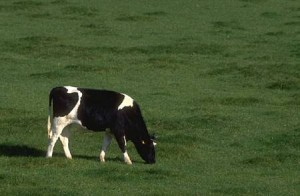
#> input picture Lab_5/cow.jpg, 300 x 196 px
$ jupyter execute BTTH5_23520510_BuiNgocHoan.ipynb   (shell and % lines are left out)
#> lines starting #> are read from the running program, lines starting #| are printed output that depends on the picture; after the words box and inside, x2 and y2 are one past the last pixel; in counts of white or black regions, pixels touching at a corner belong together
[cell 1]
import os
import numpy as np
import matplotlib.pyplot as plt

import cv2

[cell 2]
import numpy as np
from scipy.stats import multivariate_normal

### ASSIGNMENT 1

[cell 3]
class GMM(object):

    weights = None
    means = None
    covars = None
    k=None
    iterations =100
    convergence_th=1e-3
    ric=None

    def __init__(self, n_components=1, tol=1e-3, max_iter=100):
        """
        A Gaussian mixture model trained via the expectation maximization
        algorithm.

        Parameters
        ----------

        n_components: The number of mixture components.
        tol: The convergence threshold
        """
        self.k=n_components
        self.iterations=max_iter
        self.convergence_th=tol


    def initialize_params(self, X, kmeans=False):
        """
        Initialize the starting GMM parameters.

        Parameters
        ----------
        X : A collection of `N` training data points, each with dimension `d`.
        kmeans: A boolean flag for determining if to initialize the params with kmeans or randomly.
        """

        self.means = np.random.rand(self.k,X.shape[1])
        self.covars = np.zeros((self.k, X.shape[1], X.shape[1]))
        for k in range(self.k):
            self.covars[k] = np.eye(X.shape[1])
        self.weights=[1/self.k]*self.k
        self.ric = np.zeros((X.shape[0], self.k))

    def formula(self,x,u,sigma,d):
        first_term = 1/(((2*np.pi)**(d/2))*np.sqrt(sigma))
        exp = -0.5*(np.dot(np.dot((x-u).T,np.linalg.inv(sigma)),(x-u)))
        second_term = np.exp(exp)
        return first_term*second_term

    def E_step(self, X):
        """
        Find the Expectation of the log-likelihood evaluated using the current estimate for the parameters

        Parameters
        ----------
        X : A collection of `N` data points, each with dimension `d`.
        """
        n=X.shape[0]
        d = X.shape[1]

        nan_mask = np.isnan(self.covars)
        inf_mask = np.isinf(self.covars)
        self.covars[nan_mask] = 1e-6
        self.covars[inf_mask] = 1e-6

        for c in range(self.k):
            self.ric[:,c]= self.weights[c]*multivariate_normal.pdf(X,mean=self.means[c],cov=self.covars[c],allow_singular=True)
        for i in range(n):
            self.ric[i] = self.ric[i]/np.sum(self.ric[i])
        return

    def M_step(self, X):
        """
        Updates parameters maximizing the expected log-likelihood found on the E step.

        Parameters
        ----------
        X : A collection of `N` data points, each with dimension `d`.
        """
        n=X.shape[0]
        d=X.shape[1]

        for c in range(self.k):
            self.weights[c]=np.sum(self.ric[:,c])/n

        for c in range(self.k):
            clusterSum = np.sum(self.ric[:, c])
            self.means[c] = np.sum(X * self.ric[:, c][:, np.newaxis], axis=0) / clusterSum
            diff = X - self.means[c]

            self.covars[c] = (np.dot(self.ric[:, c] * diff.T, diff)/ clusterSum)
            self.weights[c] = clusterSum / n


    def fit(self, X, y=None):
        """
        Fit the parameters of the GMM on some training data.

        Parameters
        ----------
        X : A collection of `N` training data points, each with dimension `d`.
        y: not used
        """
        self.initialize_params(X)
        for i in range(self.iterations):
            self.E_step(X)
            self.M_step(X)

    def predict(self, X):
        """
        Predict the labels for the data samples in X using trained model.

        Parameters
        ----------
        X : A collection of `M` data points, each with dimension `d`.

        Returns
        -------
        Predicted labels.
        """
        N = X.shape[0]
        gamma = np.zeros((N, self.k))
        for k in range(self.k):
            pdf = multivariate_normal(mean=self.means[k], cov=self.covars[k])
            gamma[:, k] = self.weights[k] * pdf.pdf(X)
        return np.argmax(gamma, axis=1)

### ASSIGNMENT 2

[cell 4]
from google.colab import files
uploaded = files.upload()
#> the answer given: cow.jpg

[cell 5]
test_img = cv2.imread('cow.jpg')
#> test_img is the input picture: shape (196, 300, 3); mean B, G, R 47.4, 84.9, 68

[cell 6]
def plot_rgb(img, figsize=None, title=None, xlabel=None, ylabel=None, interpolation=None, save=False, save_name=None):
    eps = 0.0001

    img = img.astype(np.float64)
    img = (img - np.min(img)) / (np.max(img) - np.min(img) + eps)

    fig = plt.figure(num=None, figsize=figsize, dpi=100)
    fig.tight_layout()

    if interpolation != None:
        plt.imshow(img, interpolation = interpolation)
    else:
        plt.imshow(img)

    plt.title(title)
    plt.xlabel(xlabel)
    plt.ylabel(ylabel)
    # plt.axis('off')

    if save:
        if save_name is None:
            save_name = title

        # plt.imsave(f'../imgs/{save_name}.png', img)
        plt.savefig(f'../results/{save_name}.png', bbox_inches='tight')

    plt.show()
    plt.close(fig)

[cell 7]
test_img = cv2.cvtColor(test_img, cv2.COLOR_BGR2RGB)

plot_rgb(test_img, figsize=(5, 5))

[cell 8]
from sklearn.preprocessing import StandardScaler
X = np.reshape(test_img,(test_img.shape[0]*test_img.shape[1],test_img.shape[2]) )
sc = StandardScaler()
scaledX= sc.fit_transform(X)

[cell 9]
X

[cell 10]
gmm = GMM(n_components=3,max_iter=10)

[cell 11]
gmm.fit(scaledX)

[cell 12]
gmm.means

[cell 13]
pred= gmm.predict(scaledX)

[cell 14]
pred.shape
#> Out = (58800,)

[cell 15]
np.newaxis

[cell 16]
print(gmm.covars[0].shape,np.eye(3).shape)
#| (3, 3) (3, 3)

[cell 17]
def plot_seg(img, figsize=None, cmap=None, title=None, xlabel=None, ylabel=None, save=False, save_name=None):
    """
    Funciton for Plotting Segmentation Maps.
    Expected Input: 2D Matrix of the size of the image containing just label values (1, 2, 3, ...) instead of [R, G, B] / Grayscale values.
    """

    img = np.copy(img)
    n_class = np.max(img) + 1 ## Could remove +1 depending on how you constructed segmented maps

    colors = []
    for i in range(n_class):
        colors.append(( np.random.randint(256), np.random.randint(256), np.random.randint(256)))

    colors = np.asarray(colors, dtype=np.uint8)


    fig = plt.figure(num=None, figsize=figsize, dpi=100, facecolor='w', edgecolor='k')
    fig.tight_layout()

    img = colors[img]

    plt.title(title)
    plt.xlabel(xlabel)
    plt.ylabel(ylabel)
    # plt.axis('off')

    if save:
        if save_name is None:
            save_name = title

        # plt.imsave(f'../imgs/{save_name}.png', img)
        plt.savefig(f'../results/{save_name}.png', bbox_inches='tight')

    plt.imshow(img, cmap=cmap)
    plt.show()

    plt.close(fig)

[cell 18]
"""
Create and Fit Multiple GMMs corresponding to different number of components
"""
gmm = GMM(n_components=2,max_iter=10)
gmm.fit(scaledX)
pred= gmm.predict(scaledX)
plot_seg(np.reshape(pred,(test_img.shape[0],test_img.shape[1])), figsize=(10,10))
#> in plot_seg, `img = np.copy(img)`:
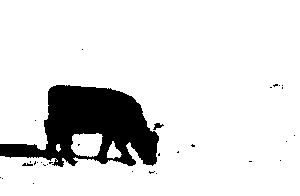
#> img: shape (196, 300) int64; values 0 (black) and 1 (white), 87.7% white; 31 black regions (28 under 20 px), largest, box (x1, y1, x2, y2) and area: (0, 85, 159, 167) 7093, (153, 123, 164, 130) 39, (22, 163, 33, 166) 23
#> in plot_seg, `n_class = np.max(img) + 1`: n_class = 2
#> in plot_seg, `img = colors[img]`:
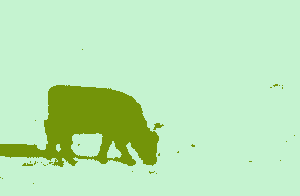
#> img: shape (196, 300, 3); mean of channels 0, 1, 2 183.5, 231.3, 186.9; drawn as B, G, R
gmm = GMM(n_components=4,max_iter=10)
gmm.fit(scaledX)
pred= gmm.predict(scaledX)
plot_seg(np.reshape(pred,(test_img.shape[0],test_img.shape[1])), figsize=(10,10))
#> call 2 of plot_seg, with figsize = (10, 10), save = False
#> in plot_seg (call 2), `img = np.copy(img)`:
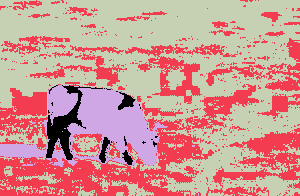
#> img: shape (196, 300) int64; 4 distinct labels, from 0 to 3; one colour per label, 0 black
#> in plot_seg (call 2), `n_class = np.max(img) + 1`: n_class = 4
#> in plot_seg (call 2), `img = colors[img]`:
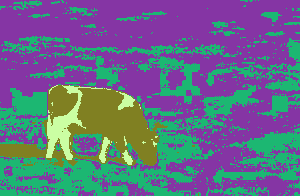
#> img: shape (196, 300, 3); mean of channels 0, 1, 2 135.5, 106.9, 101.1; drawn as B, G, R
gmm = GMM(n_components=5,max_iter=10)
gmm.fit(scaledX)
pred= gmm.predict(scaledX)
plot_seg(np.reshape(pred,(test_img.shape[0],test_img.shape[1])), figsize=(10,10))
#> call 3 of plot_seg, with figsize = (10, 10), save = False
#> in plot_seg (call 3), `img = np.copy(img)`:
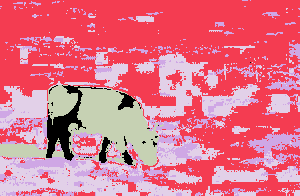
#> img: shape (196, 300) int64; 5 distinct labels, from 0 to 4; one colour per label, 0 black
#> in plot_seg (call 3), `n_class = np.max(img) + 1`: n_class = 5
#> in plot_seg (call 3), `img = colors[img]`:
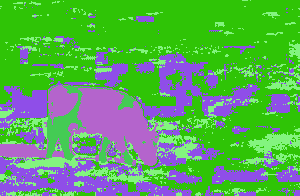
#> img: shape (196, 300, 3); mean of channels 0, 1, 2 89.2, 167.6, 90.2; drawn as B, G, R

[cell 19]
plot_seg(np.reshape(pred,(test_img.shape[0],test_img.shape[1])), figsize=(10,10))
#> call 4 of plot_seg, with figsize = (10, 10), save = False
#> in plot_seg (call 4), `img = colors[img]`:
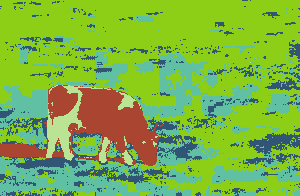
#> img: shape (196, 300, 3); mean of channels 0, 1, 2 70.3, 177.8, 123.9; drawn as B, G, R
